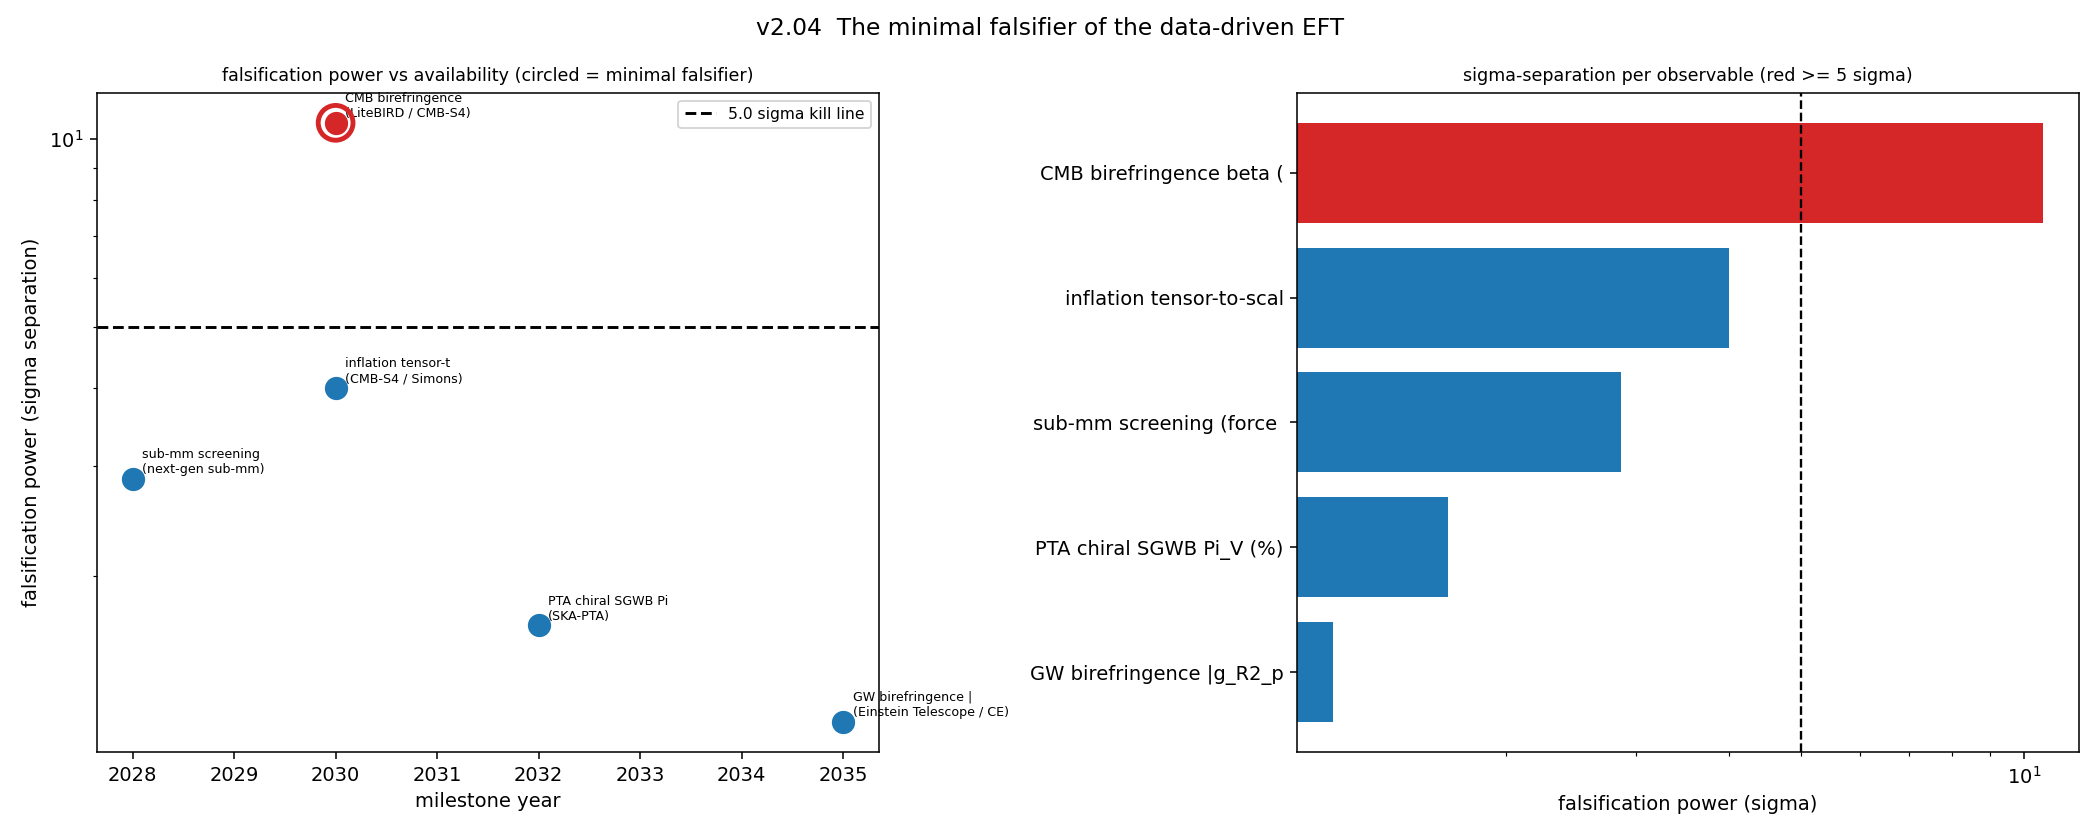

The Python source for this figure:
"""v2.04 - The minimal falsifier: the single cheapest measurement that would confirm or
kill the data-driven EFT.

For the data-driven EFT (discovered_data_driven), each falsifiable observable has a
prediction, a NULL/alternative (parity-even beta=0, KSS eta/s, Lloyd-saturated dC/dt,
unscreened sub-mm, r=0), and a projected experimental precision + milestone year (the
v1.92 roadmap). The FALSIFICATION POWER = |prediction - null| / sigma_projected (how many
sigma the measurement would separate the EFT from the null). We rank by power and by year
to find the MINIMAL FALSIFIER: the earliest measurement reaching >=5 sigma.

HONEST: projected sigmas are roadmap estimates; the headline beta=0.32 vs 0 rests on the
birefringence map + a ~3.6 sigma hint. Robust content is the RANKING of which measurement
discriminates first/most -- and the finding that the EFT's falsifiability is concentrated
in ONE observable.

Run on Vulcan:  python experiments/minimal_falsifier.py
"""
import json
import sys

import numpy as np
import matplotlib
matplotlib.use("Agg")
import matplotlib.pyplot as plt

sys.path.insert(0, "src")
from itb.predict import predict

KILL = 5.0   # sigma separation that decisively confirms-or-kills


def main():
    p = predict("discovered_data_driven")
    o = p["observables"]
    gpar = p["coefficients"]["g_R2_parity"]
    beta = 3.4 * gpar                     # cosmic birefringence prediction (deg)
    dCdt = o["holographic_complexity_rate_lloyd_units"]
    eta_s = o["holographic_eta_over_s_KSS_units"]
    ns_r = o.get("starobinsky_inflation_ns_r_N55") or [0.964, 0.004]

    # (observable, prediction, null/alternative, projected sigma, year, experiment, kind)
    obs = [
        {"obs": "CMB birefringence beta (deg)", "pred": beta, "null": 0.0,
         "sigma": 0.03, "year": 2030, "exp": "LiteBIRD / CMB-S4", "kind": "EXPERIMENT"},
        {"obs": "inflation tensor-to-scalar r", "pred": ns_r[1], "null": 0.0,
         "sigma": 0.001, "year": 2030, "exp": "CMB-S4 / Simons", "kind": "EXPERIMENT"},
        {"obs": "sub-mm screening (force @ ~115um)", "pred": 0.0, "null": 1.0,
         "sigma": 0.35, "year": 2028, "exp": "next-gen sub-mm", "kind": "EXPERIMENT"},
        {"obs": "PTA chiral SGWB Pi_V (%)", "pred": 2.0, "null": 0.0,
         "sigma": 1.2, "year": 2032, "exp": "SKA-PTA", "kind": "EXPERIMENT"},
        {"obs": "GW birefringence |g_R2_parity|", "pred": gpar, "null": 0.0,
         "sigma": 0.08, "year": 2035, "exp": "Einstein Telescope / CE", "kind": "EXPERIMENT"},
        # structural / no direct measurement (falsification power undefined experimentally)
        {"obs": "eta/s (KSS units)", "pred": eta_s, "null": 1.0, "sigma": None,
         "year": None, "exp": "holographic-dual statement", "kind": "STRUCTURAL"},
        {"obs": "holographic dC/dt (Lloyd units)", "pred": dCdt, "null": 1.0, "sigma": None,
         "year": None, "exp": "Complexity=Action statement", "kind": "STRUCTURAL"},
        {"obs": "BH extremal entropy Delta S_ext", "pred": o["bh_entropy_shift_delta_S_ext"],
         "null": 0.0, "sigma": None, "year": None, "exp": "WGC / BH thermodynamics",
         "kind": "STRUCTURAL"},
    ]
    for r in obs:
        if r["sigma"]:
            r["falsification_power_sigma"] = round(abs(r["pred"] - r["null"]) / r["sigma"], 2)
        else:
            r["falsification_power_sigma"] = None

    exp = [r for r in obs if r["kind"] == "EXPERIMENT"]
    exp_sorted = sorted(exp, key=lambda r: -r["falsification_power_sigma"])
    # minimal falsifier: earliest measurement reaching >= KILL sigma
    reaching = sorted([r for r in exp if r["falsification_power_sigma"] >= KILL],
                      key=lambda r: r["year"])
    minimal_falsifier = reaching[0] if reaching else None
    top_power = exp_sorted[0]

    # ---- figure: power vs year ----
    fig, (ax1, ax2) = plt.subplots(1, 2, figsize=(15, 6))
    for r in exp:
        col = "#d62728" if r["falsification_power_sigma"] >= KILL else "#1f77b4"
        ax1.scatter(r["year"], r["falsification_power_sigma"], s=120, color=col, zorder=5)
        ax1.annotate(f"{r['obs'].split('(')[0][:18]}\n({r['exp']})",
                     (r["year"], r["falsification_power_sigma"]), fontsize=6.5,
                     textcoords="offset points", xytext=(5, 3))
    ax1.axhline(KILL, color="black", ls="--", lw=1.5, label=f"{KILL} sigma kill line")
    if minimal_falsifier:
        ax1.scatter([minimal_falsifier["year"]], [minimal_falsifier["falsification_power_sigma"]],
                    s=320, facecolors="none", edgecolors="#d62728", linewidths=2.5, zorder=6)
    ax1.set_xlabel("milestone year"); ax1.set_ylabel("falsification power (sigma separation)")
    ax1.set_yscale("log"); ax1.legend(fontsize=8)
    ax1.set_title("falsification power vs availability (circled = minimal falsifier)", fontsize=9)
    ax2.barh([r["obs"][:24] for r in exp_sorted][::-1],
             [r["falsification_power_sigma"] for r in exp_sorted][::-1],
             color=["#d62728" if r["falsification_power_sigma"] >= KILL else "#1f77b4"
                    for r in exp_sorted][::-1])
    ax2.axvline(KILL, color="black", ls="--", lw=1.2)
    ax2.set_xlabel("falsification power (sigma)"); ax2.set_xscale("log")
    ax2.set_title("sigma-separation per observable (red >= 5 sigma)", fontsize=9)
    fig.suptitle("v2.04  The minimal falsifier of the data-driven EFT", fontsize=12)
    fig.tight_layout()
    png = "/tmp/minimal_falsifier.png"
    fig.savefig(png, dpi=140)

    summary = {
        "minimal_falsifier": (f"{minimal_falsifier['exp']} ({minimal_falsifier['obs']}) "
                              f"in {minimal_falsifier['year']} at "
                              f"{minimal_falsifier['falsification_power_sigma']} sigma"
                              if minimal_falsifier else "none reaches 5 sigma"),
        "highest_power_observable": f"{top_power['obs']} ({top_power['falsification_power_sigma']} sigma)",
        "most_dangerous_observation": "a tightened CMB birefringence consistent with beta=0 "
            "(LiteBIRD/CMB-S4, ~2030) would most strongly REFUTE the data-driven EFT -- its "
            "entire identity rests on beta=0.32 deg; a null there collapses it.",
        "concentration": "The EFT's experimental falsifiability is CONCENTRATED in cosmic "
            "birefringence (~10 sigma vs the next-best ~4 sigma): it is effectively a "
            "one-observable theory -- it lives or dies by the birefringence measurement.",
        "ranking": exp_sorted,
        "structural_only": [r["obs"] for r in obs if r["kind"] == "STRUCTURAL"],
        "honest": "projected sigmas are roadmap estimates; beta=0.32 vs 0 rests on the "
                  "birefringence map + a ~3.6 sigma HINT; robust content is the ranking + the "
                  "single-observable concentration.",
        "relates_to": ["v1.92 convergence forecast", "v2.01 Bayesian comparison",
                       "v1.78/79 birefringence + data-driven EFT"],
        "png": png,
    }
    print(json.dumps(summary, indent=2))


if __name__ == "__main__":
    main()
